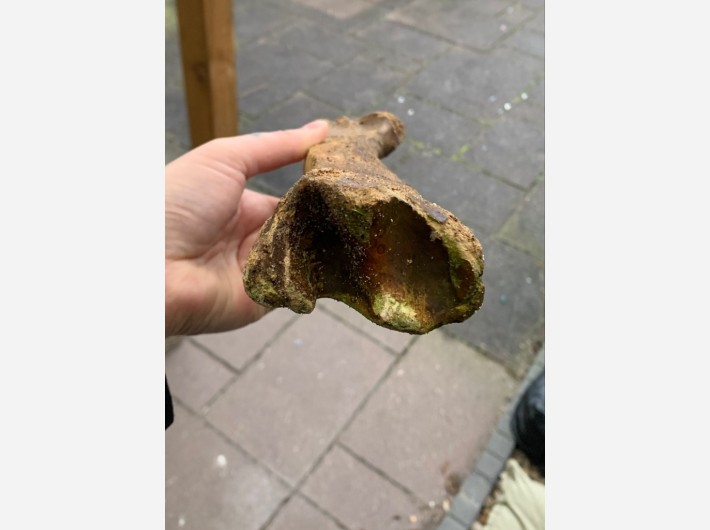
#> input picture prototype/image_quality_assessment/images/fossilCitizen.jpg, 710 x 530 px; its folder holds only this picture in this run
$ jupyter execute IQA_analysis.ipynb   (older library calls are emulated)
#> lines starting #> are read from the running program, lines starting #| are printed output that depends on the picture
# Image Quality Analysis - Test Images

This notebook calculates image quality metrics for the test images:
- **Lighting Mean**: Average brightness of the image
- **Sharpness Metric**: Variance of Laplacian (focuses on center region for focus quality)
- **Contrast Metric**: Center-edge contrast (difference between object and background)

The results are exported to a CSV with columns for manual rating of scale and angles.

[cell 1]
# Import required libraries and define image-quality helpers
import cv2
import numpy as np
import pandas as pd
from pathlib import Path
import os
import matplotlib.pyplot as plt

# Rating labels used throughout the analysis
rating_labels = {1: 'Very Poor', 2: 'Poor', 3: 'Intermediate', 4: 'Good', 5: 'Very Good'}

def calculate_lighting_mean(image):
    gray = cv2.cvtColor(image, cv2.COLOR_BGR2GRAY)
    return float(np.mean(gray))

def calculate_variance_of_laplacian(image):
    gray = cv2.cvtColor(image, cv2.COLOR_BGR2GRAY)
    laplacian = cv2.Laplacian(gray, cv2.CV_64F)
    return float(laplacian.var())

def calculate_center_edge_contrast(image):
    gray = cv2.cvtColor(image, cv2.COLOR_BGR2GRAY)
    height, width = gray.shape
    center_y, center_x = height / 2, width / 2
    radius = min(height, width) * 0.3  # 60% diameter circle
    y_coords, x_coords = np.ogrid[:height, :width]
    distances = np.sqrt((x_coords - center_x)**2 + (y_coords - center_y)**2)
    center_mask = distances < radius
    edge_mask = distances > (radius * 1.5)
    center_avg = float(np.mean(gray[center_mask]))
    edge_avg = float(np.mean(gray[edge_mask]))
    return abs(center_avg - edge_avg)

def analyze_image_quality(image_path):
    """Analyze all quality metrics for an image."""
    image = cv2.imread(str(image_path))
    if image is None:
        return None
    metrics = {
        'lighting_mean': round(calculate_lighting_mean(image), 2),
        'sharpness_metric': round(calculate_variance_of_laplacian(image), 2),
        'contrast_metric': round(calculate_center_edge_contrast(image), 2),
    }
    return metrics

print("Libraries and helper functions ready")

## Process All Test Images

Analyze all images in the `images/` folder and calculate metrics.

[cell 2]
# Set path to images folder
images_folder = Path('images')

# Get all JPG files
image_files = sorted(images_folder.glob('*.jpg'))

print(f"Found {len(image_files)} images to analyze")
print("\nFirst 5 files:")
for img in image_files[:5]:
    print(f"  - {img.name}")

[cell 3]
# Analyze all images
results = []

for img_path in image_files:
    print(f"Processing: {img_path.name}")

    metrics = analyze_image_quality(img_path)
#> in analyze_image_quality, image is the input picture: shape (530, 710, 3); mean B, G, R 177.3, 184.1, 191.1
#> in calculate_lighting_mean, `gray = cv2.cvtColor(image, cv2.COLOR_BGR2GRAY)`:
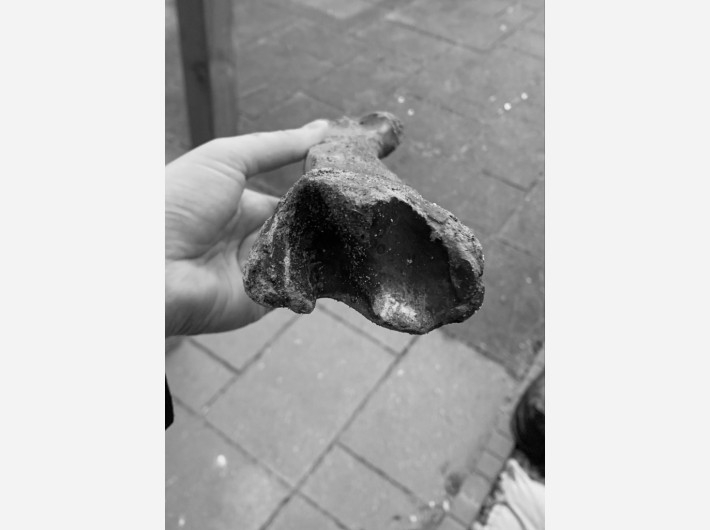
#> gray: shape (530, 710); min 0, max 249, mean 185.4
#> in calculate_variance_of_laplacian, `laplacian = cv2.Laplacian(gray, cv2.CV_64F)`:
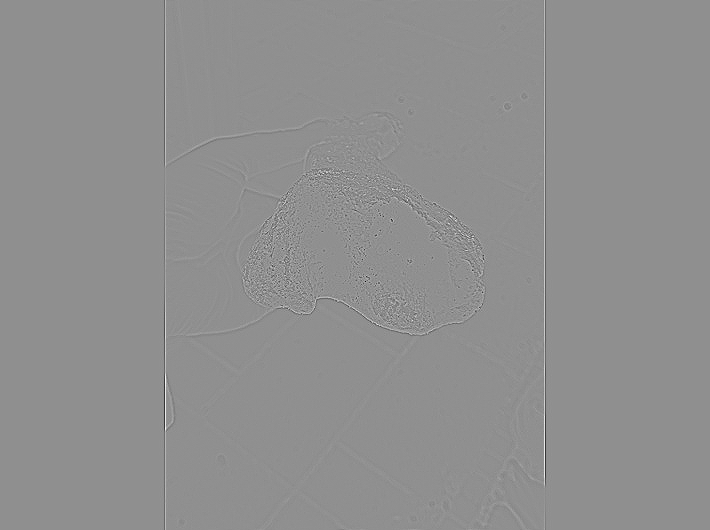
#> laplacian: shape (530, 710) float64; min -370, max 286, mean 0; drawn with min black and max white
#> (the rest of the program and of its run is left out)
